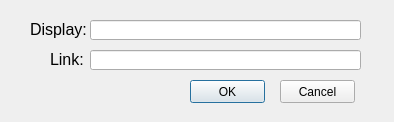
<?xml version="1.0" encoding="UTF-8"?>
<ui version="4.0">
 <class>RefDialog</class>
 <widget class="QDialog" name="RefDialog">
  <property name="geometry">
   <rect>
    <x>0</x>
    <y>0</y>
    <width>394</width>
    <height>122</height>
   </rect>
  </property>
  <property name="windowTitle">
   <string>Add Reference</string>
  </property>
  <widget class="QPushButton" name="pushBtn_ok">
   <property name="geometry">
    <rect>
     <x>190</x>
     <y>80</y>
     <width>75</width>
     <height>23</height>
    </rect>
   </property>
   <property name="text">
    <string>OK</string>
   </property>
  </widget>
  <widget class="QPushButton" name="pushBtn_cancel">
   <property name="geometry">
    <rect>
     <x>280</x>
     <y>80</y>
     <width>75</width>
     <height>23</height>
    </rect>
   </property>
   <property name="text">
    <string>Cancel</string>
   </property>
  </widget>
  <widget class="QLabel" name="label">
   <property name="geometry">
    <rect>
     <x>30</x>
     <y>20</y>
     <width>56</width>
     <height>18</height>
    </rect>
   </property>
   <property name="font">
    <font>
     <family>Arial</family>
     <pointsize>12</pointsize>
    </font>
   </property>
   <property name="text">
    <string>Display:</string>
   </property>
  </widget>
  <widget class="QLabel" name="label_2">
   <property name="geometry">
    <rect>
     <x>50</x>
     <y>50</y>
     <width>35</width>
     <height>18</height>
    </rect>
   </property>
   <property name="font">
    <font>
     <family>Arial</family>
     <pointsize>12</pointsize>
    </font>
   </property>
   <property name="text">
    <string>Link:</string>
   </property>
  </widget>
  <widget class="QLineEdit" name="lineEdit_display">
   <property name="geometry">
    <rect>
     <x>90</x>
     <y>20</y>
     <width>271</width>
     <height>20</height>
    </rect>
   </property>
  </widget>
  <widget class="QLineEdit" name="lineEdit_link">
   <property name="geometry">
    <rect>
     <x>90</x>
     <y>50</y>
     <width>271</width>
     <height>20</height>
    </rect>
   </property>
  </widget>
 </widget>
 <resources/>
 <connections/>
</ui>
